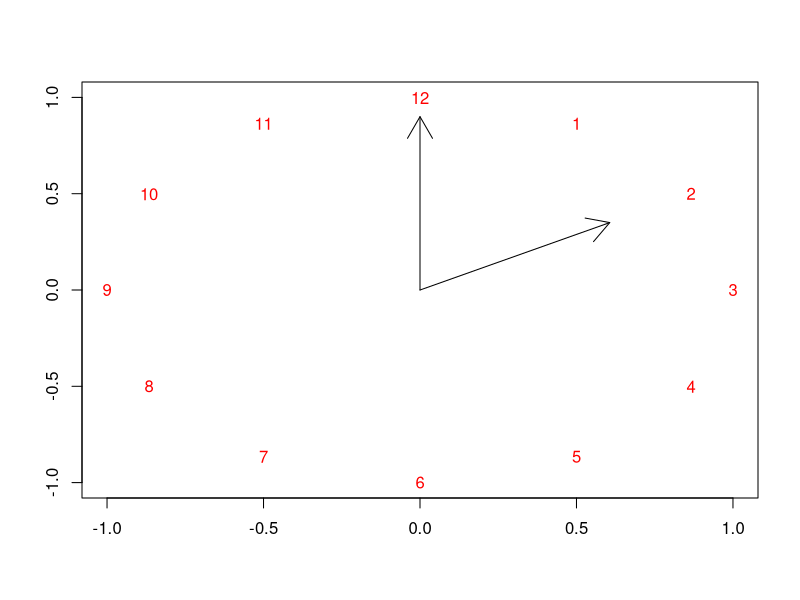

This figure's R source:
# clock by Hlynka
# Look up in the R manual the function arrows()
# Problem: Please reset this clock to 3:30
# Add title, beautify it as you please

plot(-1:1, -1:1,  type = "n",  xlab = "",  ylab = "" )
K = 12 
text(exp(1i * 2 * pi * c(2:1,12:3) / K),  col = "red") 
arrows( 0, 0, 0, 0.9) 
arrows( 0, 0, 0.7*cos(pi/6), 0.7*sin(pi/6))